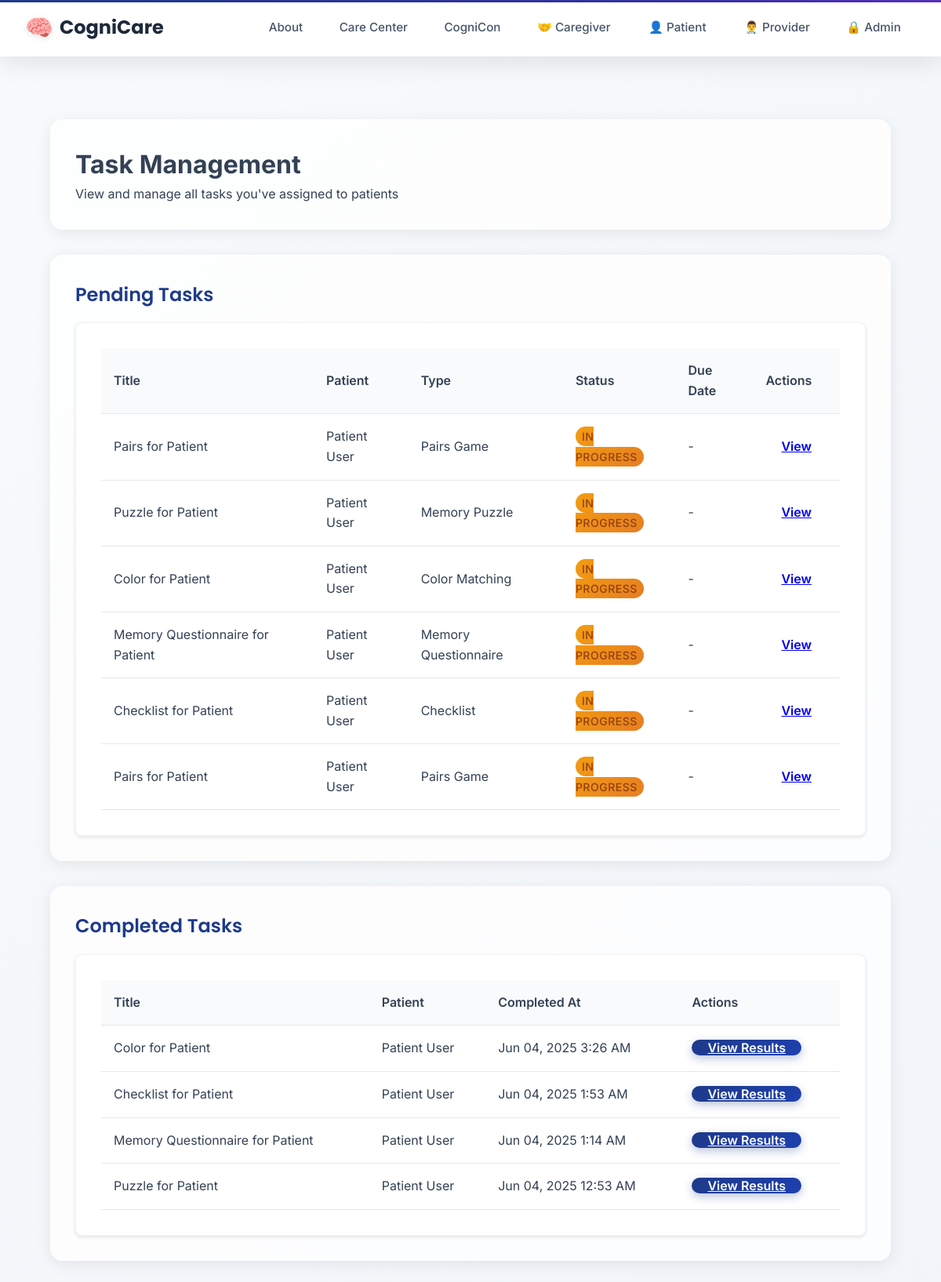
/tasks/provider/tasks/ (signed in), run on an earlier commit of the app's database.
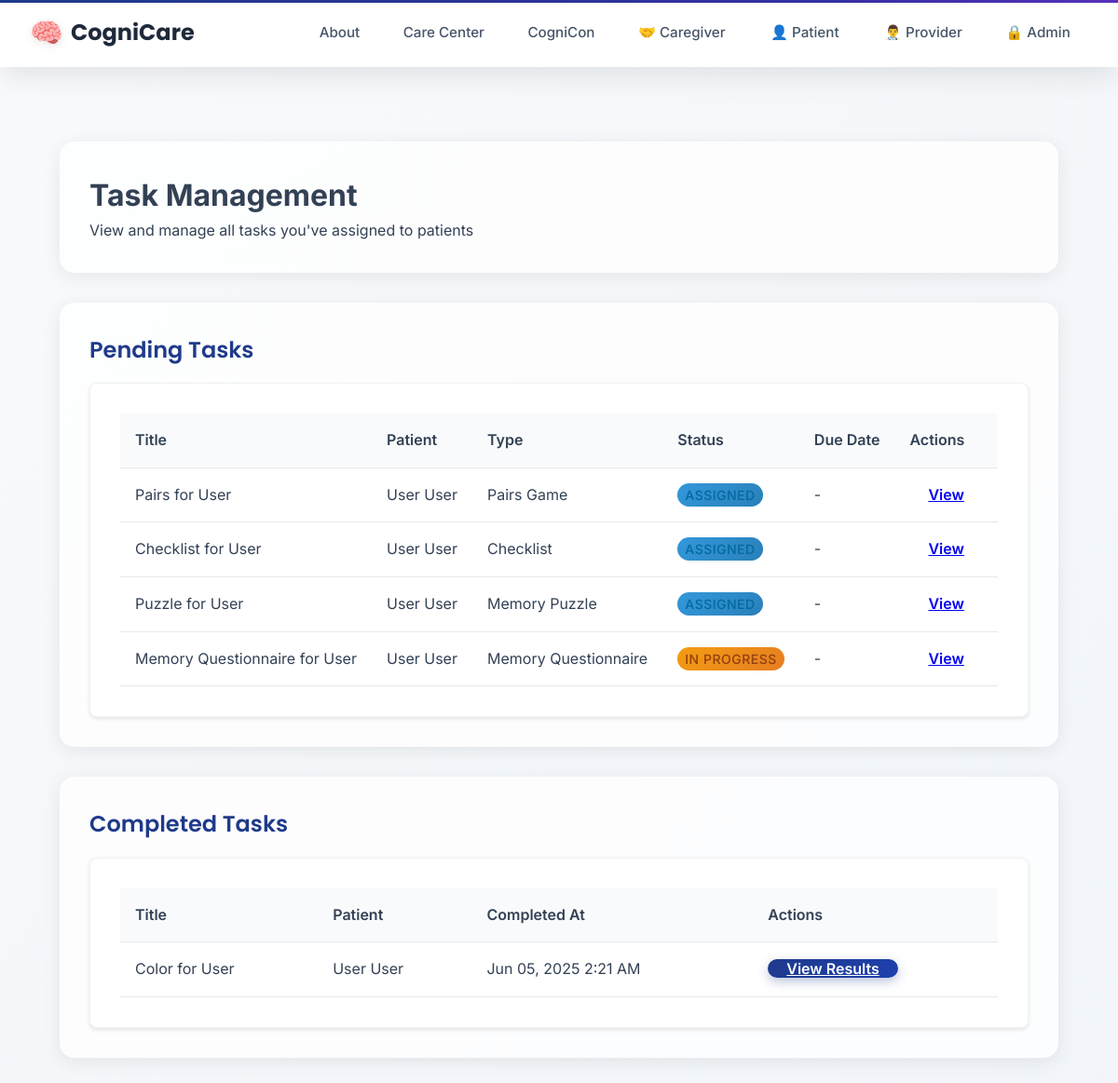
And on a later commit of the database.
### taskmanager/models.py (models this page shows, shortened)
class Task(models.Model):
    title = models.CharField(max_length=200)
    description = models.TextField(blank=True, null=True)
    task_type = models.CharField(max_length=50, choices=TASK_TYPES)
    assigned_by = models.ForeignKey(UserProfile, on_delete=models.CASCADE, related_name='assigned_tasks')
    assigned_to = models.ForeignKey(UserProfile, on_delete=models.CASCADE, related_name='received_tasks')
    status = models.CharField(max_length=20, choices=TASK_STATUS, default='assigned')
    created_at = models.DateTimeField(auto_now_add=True)
    assigned_at = models.DateTimeField(auto_now_add=True)
    due_date = models.DateTimeField(null=True, blank=True)
    completed_at = models.DateTimeField(null=True, blank=True)
    task_config = models.JSONField(default=dict, blank=True)
    class Meta:
        ordering = ['-created_at']

### users/models.py (models this page shows, shortened)
class UserProfile(models.Model):
    USER_TYPES = (
        ('admin', 'Administrator'),
        ('provider', 'Healthcare Provider'),
        ('caregiver', 'Caregiver'),
        ('patient', 'Patient'),
    )
    user = models.OneToOneField(User, on_delete=models.CASCADE, related_name='profile')
    user_type = models.CharField(max_length=20, choices=USER_TYPES)
    provider = models.ForeignKey('self', on_delete=models.SET_NULL, null=True, blank=True,
                                related_name='managed_patients', limit_choices_to={'user_type': 'provider'})
    patient = models.ForeignKey('self', on_delete=models.SET_NULL, null=True, blank=True,
                               related_name='caregivers', limit_choices_to={'user_type': 'patient'})
    linked_patients = models.ManyToManyField(
        'self',
        symmetrical=False,
        related_name='linked_caregivers',
        limit_choices_to={'user_type': 'patient'},
        blank=True,
        help_text="Patients this caregiver can access"
    )

### taskmanager/views.py (the view)
# urls.py: path('provider/tasks/', views.provider_task_management, name='provider_task_management'),
@login_required
def provider_task_management(request):
    if not hasattr(request.user, 'profile') or request.user.profile.user_type != 'provider':
        messages.error(request, 'You do not have permission to access task management.')
        return redirect('home')
    assigned_tasks = Task.objects.filter(assigned_by=request.user.profile)
    context = {
        'assigned_tasks': assigned_tasks,
        'pending_tasks': assigned_tasks.filter(status__in=['assigned', 'in_progress']),
        'completed_tasks': assigned_tasks.filter(status='completed'),
        'overdue_tasks': assigned_tasks.filter(status='overdue')
    }
    return render(request, 'tasks/assign/provider_task_management.html', context)

### templates/tasks/assign/provider_task_management.html (shortened to what this page needs)
{% extends 'layouts/base.html' %}
{% block content %}
<div class="container">
    <div class="section">
        <h1>Task Management</h1>
        <p>View and manage all tasks you've assigned to patients</p>
    </div>
    {% if pending_tasks %}
    <div class="section">
        <h2>Pending Tasks</h2>
        <div class="card">
            <table class="table">
                <thead>
                    <tr>
                        <th>Title</th>
                        <th>Patient</th>
                        <th>Type</th>
                        <th>Status</th>
                        <th>Due Date</th>
                        <th>Actions</th>
                    </tr>
                </thead>
                <tbody>
                    {% for task in pending_tasks %}
                    <tr>
                        <td>{{ task.title }}</td>
                        <td>{{ task.assigned_to.user.get_full_name }}</td>
                        <td>{{ task.get_task_type_display }}</td>
                        <td><span class="status-badge status-{{ task.status }}">{{ task.get_status_display }}</span></td>
                        <td>{% if task.due_date %}{{ task.due_date|date:"M d, Y g:i A" }}{% else %}-{% endif %}</td>
                        <td>
                            <a href="{% url 'taskmanager:task_results' task.id %}" class="mdc-button mdc-button--outlined">View</a>
                        </td>
                    </tr>
                    {% endfor %}
                </tbody>
            </table>
        </div>
    </div>
    {% endif %}
    {% if completed_tasks %}
    <div class="section">
        <h2>Completed Tasks</h2>
        <div class="card">
            <table class="table">
                <thead>
                    <tr>
                        <th>Title</th>
                        <th>Patient</th>
                        <th>Completed At</th>
                        <th>Actions</th>
                    </tr>
                </thead>
                <tbody>
                    {% for task in completed_tasks %}
                    <tr>
                        <td>{{ task.title }}</td>
                        <td>{{ task.assigned_to.user.get_full_name }}</td>
                        <td>{{ task.completed_at|date:"M d, Y g:i A" }}</td>
                        <td>
                            <a href="{% url 'taskmanager:task_results' task.id %}" class="mdc-button mdc-button--raised">View Results</a>
                        </td>
                    </tr>
                    {% endfor %}
                </tbody>
            </table>
        </div>
    </div>
    {% endif %}
</div>
{% endblock %}

What changed in the data, as far as the page shows it:
removed Task: title "Pairs for Patient", assigned_to.user.get_full_name "Patient User", task_type "Pairs Game", status "IN PROGRESS", shown under "Pending Tasks"
removed Task: title "Puzzle for Patient", assigned_to.user.get_full_name "Patient User", task_type "Memory Puzzle", status "IN PROGRESS", shown under "Pending Tasks"
removed Task: title "Color for Patient", assigned_to.user.get_full_name "Patient User", task_type "Color Matching", status "IN PROGRESS", shown under "Pending Tasks"
removed Task: title "Memory Questionnaire for Patient", assigned_to.user.get_full_name "Patient User", task_type "Memory Questionnaire", status "IN PROGRESS", shown under "Pending Tasks"
removed Task: title "Checklist for Patient", assigned_to.user.get_full_name "Patient User", task_type "Checklist", status "IN PROGRESS", shown under "Pending Tasks"
removed Task: title "Pairs for Patient", assigned_to.user.get_full_name "Patient User", task_type "Pairs Game", status "IN PROGRESS", shown under "Pending Tasks"
removed Task: title "Color for Patient", assigned_to.user.get_full_name "Patient User", completed_at "Jun 04, 2025 3:26 AM", shown under "Completed Tasks"
removed Task: title "Checklist for Patient", assigned_to.user.get_full_name "Patient User", completed_at "Jun 04, 2025 1:53 AM", shown under "Completed Tasks"
removed Task: title "Memory Questionnaire for Patient", assigned_to.user.get_full_name "Patient User", completed_at "Jun 04, 2025 1:14 AM", shown under "Completed Tasks"
removed Task: title "Puzzle for Patient", assigned_to.user.get_full_name "Patient User", completed_at "Jun 04, 2025 12:53 AM", shown under "Completed Tasks"
added Task: title "Pairs for User", assigned_to.user.get_full_name "User User", task_type "Pairs Game", status "ASSIGNED", shown under "Pending Tasks"
added Task: title "Checklist for User", assigned_to.user.get_full_name "User User", task_type "Checklist", status "ASSIGNED", shown under "Pending Tasks"
added Task: title "Puzzle for User", assigned_to.user.get_full_name "User User", task_type "Memory Puzzle", status "ASSIGNED", shown under "Pending Tasks"
added Task: title "Memory Questionnaire for User", assigned_to.user.get_full_name "User User", task_type "Memory Questionnaire", status "IN PROGRESS", shown under "Pending Tasks"
added Task: title "Color for User", assigned_to.user.get_full_name "User User", completed_at "Jun 05, 2025 2:21 AM", shown under "Completed Tasks"
